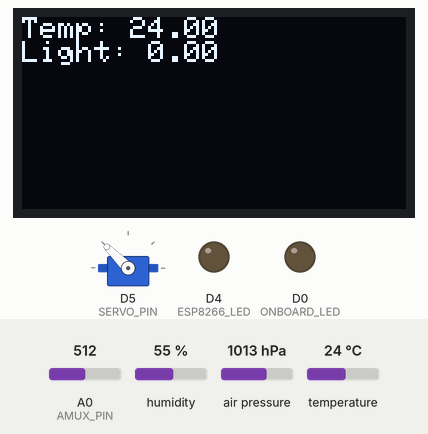
A sketch run on a simulated ESP8266 (NodeMCU). On the bench: servo, 128×64 one-colour display, output pins drawn as LEDs (lit = HIGH). The inputs (shaded band) are chosen by the test bench; at power-on: temperature 24 °C, A0 (AMUX_PIN) = 512, humidity 55 %, air pressure 1013 hPa. WiFi joins after 1.5 s; servers stay silent unless stated; the display library's start-up logo is not drawn; random numbers use the default seed unless the sketch sets one; no MQTT or app messages arrive unless stated; pins used as bus, display or sensor lines are not drawn; what the sketch prints to the serial monitor is not drawn.

Above: at 3.2 s.
3.3 s: temperature set to 12 °C
At 8.9 s:
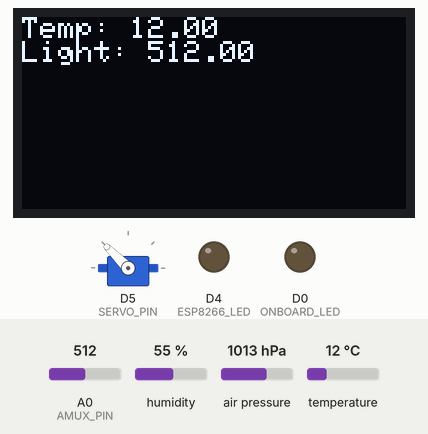
9.6 s: A0 (AMUX_PIN) set to 716
At 11.8 s:
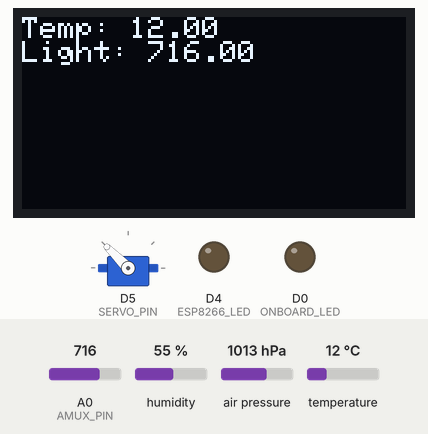
12.8 s: temperature set to 19 °C
14.6 s: A0 (AMUX_PIN) set to 992
At 16.5 s:
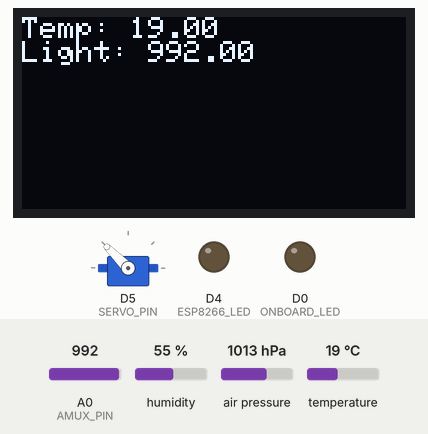
18.4 s: temperature set to 28 °C
At 24.5 s:
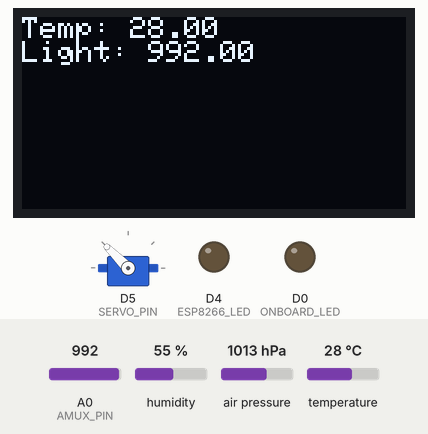
Timing chart, 0 to 25.7 s (numbered marks = the images above; inputs shaded):
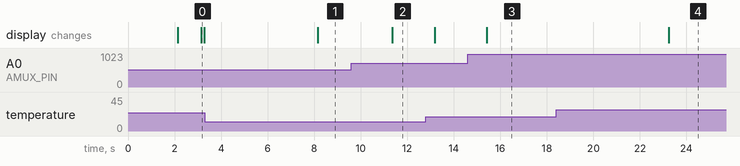

Measured:
- after the input at 3.3 s, the display: changes after 4.9 s (image 1)
- after the input at 9.6 s, the display: changes after 1.8 s (image 2)
- after the input at 14.6 s, the display: changes after 0.81 s (image 3)
- after the input at 18.4 s, the display: changes after 4.8 s (image 4)

The sketch:

Program.ino
```cpp
// DEBUG or RELEASE for logging
#define DEBUG

#define ARDUINO 10813

#define numToCharArray(x) String(x).c_str()
#define numToString(x) String(x)
#define Length(x) String(x).length()
#ifdef DEBUG
#define LOG(x) Serial.print(x)
#define LOGLN(x) Serial.println(x)
#define BEGINLOGGING Serial.begin(115200)
#define WAITONLOGGER while(!Serial)
#else
#define LOG(x)
#define LOGLN(x)
#define BEGINLOGGING
#define WAITONLOGGER
#endif

#include <ESP8266WiFi.h>
#include <Servo.h>
#include <Wire.h>
#include <Adafruit_BME280.h>
#include <Adafruit_SSD1306.h>
#include "WifiCredentials.h"
#include "PubSubClient.h"
#include "EventQueue.h"
#include "Encrypting.h"
#include "EasyButton.h"
#include "images.h"


#define D0 16
#define D1 5
#define D2 4
#define D3 0
#define D4 2
#define D5 14
#define D6 12
#define D7 13
#define D8 15


#define SERVO_PIN D5
#define ONBOARD_LED 16    // LED on the side of the processor
#define ESP8266_LED 2     // LED on the side of the wifi unit
#define AMUX_PIN A0
#define AMUX_SELECT D6

//publish topics
#define TEMPERATURETOPIC GENERALTOPIC "home/bedroom/temperature\0"
#define WILLTOPIC GENERALTOPIC "home/bedroom/esp/espConnected\0"
#define MOISTURETOPIC GENERALTOPIC "home/bedroom/plant/moisture\0"
#define LASTWATERTIMETOPIC GENERALTOPIC "home/bedroom/plant/lastwatertime\0"
#define PRESSURETOPIC GENERALTOPIC "home/bedroom/airpressure\0"
#define HUMIDITYTOPIC GENERALTOPIC "home/bedroom/humidity\0"
#define LIGHTTOPIC GENERALTOPIC "home/bedroom/light\0"
#define MODETOPIC GENERALTOPIC "home/bedroom/esp/mode\0"


//subscribe topics
#define BUTTONTOPIC GENERALTOPIC "home/bedroom/button\0"
#define GESTURETOPIC GENERALTOPIC "home/bedroom/gestureDevice\0"
#define REALTIMETOPIC GENERALTOPIC "home/bedroom/plant/lastwatertimereal\0"

//Network
WiFiClient espClient;
PubSubClient client(espClient);
#define MSG_BUFFER_SIZE	(50)
char msg[MSG_BUFFER_SIZE];

//Servo
Servo servo;
int lastServoTime = 0;
int servoDelay = 3000;
bool servoUp = false;

//Real OLED display
#define OLED_RESET     -1
#define SCREEN_ADDRESS 0x3c
Adafruit_SSD1306 display(128, 64, &Wire, OLED_RESET);

//Queue
EventQueue queue;

//BME280
Adafruit_BME280 bme;

//Temperature sensor
float temp = 0;

//Light sensor
float light = 0;

//Moisture sensor
float moisture = 0;
float minimumMoisture = 300;
bool moistureRead = false;

//Humidity sensor
float humidity = 0;

//Airpressure sensor
float pressure = 0;

//Watering the plant
#define WaterTime 3000
#define CancelWaterTime 10000
unsigned long lastWateredTime = 0;

//Mode
bool manual = true;
unsigned long lastActionTime = 0;

//Menus
String realTime;
int menu = 0;
bool watering = false;
#define menuAmount 4
#define AutoMenuSwitchTimer 4000
int plantStatus = 0; // 0 = sad; 1 = happy

//Flash button
EasyButton button(0);

//Encyptor
Encryptor encryptor;

void setup()
{
  pinMode(ONBOARD_LED, OUTPUT);
  pinMode(ESP8266_LED, OUTPUT);
  pinMode(AMUX_SELECT, OUTPUT);
  pinMode(AMUX_PIN, INPUT);
  pinMode(2, OUTPUT);
  servo.attach(SERVO_PIN);
  BEGINLOGGING;
  WAITONLOGGER;

  // Setup BME
  if (!bme.begin(0x76))
  {
    LOGLN("Could not find a valid BME280 sensor");
    while (1);
  }

  // Setup display
  if(!display.begin(SSD1306_SWITCHCAPVCC, SCREEN_ADDRESS))
  {
    LOGLN("SSD1306 allocation failed");
    while (1);
  }
  display.display();

  setup_wifi();

  client.setServer(SERVER,SERVERPORT);
  client.setCallback(callback);

  servo.write(135);
  EnqueueSensors();
  queue.Enqueue(AutoMenuUp,AutoMenuSwitchTimer);
  PublishMode();
  button.begin();
  button.onPressed(SwitchMode);
}

void EnqueueSensors(){
  queue.Enqueue(UpdateTemp, 1000);
  queue.Enqueue(UpdateHumidity, 1000);
  queue.Enqueue(UpdateLight, 1000);
  queue.Enqueue(UpdateMoisture, 1000);
  queue.Enqueue(UpdatePressure, 1000);
}

void setup_wifi(){
  WiFi.mode(WIFI_STA);
  WiFi.begin(SSID,PASSWORD);
  int i = 0;
  while(WiFi.status() != WL_CONNECTED){
    delay(1000);
    LOG(++i);
    LOG(' ');
  }
  LOGLN();
  LOG("Connection established: ");
  LOGLN(SSID);
  LOG("Ip address: ");
  LOGLN(WiFi.localIP());
}

void loop()
{
  MQTT_checkConnection();

  queue.PerformEvents();
  Menu(menu);
  button.read();
}

//--------------------------------------------------------------------------------------------------------------------------------------------------------------
// MQTT networking

void MQTT_checkConnection(){
  if(!client.connected()){
    reconnect();
  }
  client.loop();
}

void reconnect(){
  while (!client.connected()) {
    LOG("Attempting MQTT connection...");
    String clientId = "ESP8266Client-";
    clientId += String(random(0xffff), HEX);
    if (client.connect(clientId.c_str(),USERNAME,KEY,WILLTOPIC,1,true,encryptor.Encrypt("DISCONNECTED\0",12,WILLTOPIC,Length(WILLTOPIC)))) {
      LOGLN("connected");
      client.publish(WILLTOPIC,encryptor.Encrypt("CONNECTED\0",9,WILLTOPIC,Length(WILLTOPIC)),true);
      //subsciptions here
      client.subscribe(BUTTONTOPIC,1);
      client.subscribe(GESTURETOPIC,1);
      client.subscribe(REALTIMETOPIC);
      break;
    }
    LOG("failed, rc=");
    LOG(client.state());
    LOGLN(" try again in 5 seconds");
    delay(5000);
  }
}

void callback(char* topic, byte* payload, unsigned int length){
  LOG("Message arrived [");
  LOG(topic);
  LOG("] ");
  char* msg = new char[length + 1];
  for(int i = 0; i < length; i++){
    LOG((char)payload[i]);
    msg[i] = (char)payload[i];
  }
  msg[length] = '\0';
  LOGLN();
  char* message = encryptor.Decrypt(msg,topic,Length(topic));
  LOGLN(message);
  String check = String(topic);
  if(check.equals(BUTTONTOPIC)){
    ButtonAction(message);
  }
  if(check.equals(GESTURETOPIC)){
    GestureAction(message);
  }
  if(check.equals(REALTIMETOPIC)){
    SetRealTime(message);
  }
}

void SetRealTime(char* message){
  realTime = String(message);
  realTime[5] = ' ';
}

//---------------------------------------------------------------------------------------------------------------------------------------------------------------------------------
//Encryption

bool publishMessage(const char *topic, String payload){
  return client.publish(topic,encryptor.Encrypt(payload.c_str(),payload.length(), topic, Length(topic)),true);
}


//---------------------------------------------------------------------------------------------------------------------------------------------------------------------------------
// Gestures

void GestureAction(String msg){
  lastActionTime = millis();
  if(manual && msg[0] == 'a'){
    WaterPlant();
  }
  else if(msg[0] == 'b'){
    SwitchMode();
  }
  else if(manual && msg[0] == 'c'){
    MenuUp();
  }
  else if(manual && msg[0] == 'd'){
    ReloadVariables();
  }
}

void SwitchMode(){
  lastActionTime = millis();
  LOGLN("Switch mode");
  manual = !manual;
  LOGLN(manual);
  digitalWrite(2,!manual);
  PublishMode();
}

void PublishMode(){
  if(manual){
    publishMessage(MODETOPIC,String(manual));
    return;
  }
  publishMessage(MODETOPIC,String(manual));

}

void ReloadVariables(){
  temp = bme.readTemperature();
  pressure = bme.readPressure();
  humidity = bme.readHumidity();
  digitalWrite(AMUX_SELECT, LOW);
  light = analogRead(AMUX_PIN);
  moistureRead = true;
  digitalWrite(AMUX_SELECT, HIGH);
  queue.Enqueue(ReadMoisture, 100);
  queue.Enqueue(SetMenuToMax, 101);
}

//-----------------------------------------------------------------------------------------------------------------------------------------------------------------------------------
// Online Button

void ButtonAction(String msg){
  LOG("buttonpressed: ");
  LOG(msg);
  LOGLN("!");
  if (msg == "1")
  {
    WaterPlant();
  }
  else if (msg == "2")
  {
    ReloadVariables();
  }
  else if (msg == "3"){
    MenuUp();
  }
  else if (msg == "4"){
    SwitchMode();
  }
}

//----------------------------------------------------------------------------------------------------------------------------------------------------------------------------------
// Temperature Sensor

void UpdateTemp(){
  temp = bme.readTemperature();
  MQTT_publishTemp();
  queue.Enqueue(UpdateTemp, 5000);
}

void MQTT_publishTemp(){
  if(publishMessage(TEMPERATURETOPIC,String(temp))){
    LOG("Published Temp: ");
    LOGLN(temp);
  }
}

//------------------------------------------------------------------------------------------------------------------------------------------------------------------------------------
// Moisture Sensor

void UpdateMoisture(){
  moistureRead = true;
  digitalWrite(AMUX_SELECT, HIGH);
  queue.Enqueue(ReadMoisture, 100);
  queue.Enqueue(UpdateMoisture, 5000);
}

void ReadMoisture(){
  moisture = analogRead(AMUX_PIN);
  digitalWrite(AMUX_SELECT, LOW);
  if (moisture < minimumMoisture)
  {
    plantStatus = 0;
    if (!manual)
    {
      WaterPlant();
    }
  }
  if (moisture >= minimumMoisture)
  {
    plantStatus = 1;
  }

  MQTT_publishMoisture();
  moistureRead = false;
}

void MQTT_publishMoisture(){
  if(publishMessage(MOISTURETOPIC,String(moisture))){
    LOG("Published Moisture: ");
    LOGLN(moisture);
  }
}

//----------------------------------------------------------------------------------------------------------------------------------------------------------------------------------------
// Light Sensor

void UpdateLight(){
  if (!moistureRead)
  {
    light = analogRead(AMUX_PIN);
    MQTT_publishLight();
    queue.Enqueue(UpdateLight, 2000);
    return;
  }
  queue.Enqueue(UpdateLight, 100);
}

void MQTT_publishLight(){
  if(publishMessage(LIGHTTOPIC,String(light))){
    LOG("Published Light: ");
    LOGLN(light);
  }
}

//----------------------------------------------------------------------------------------------------------------------------------------------------------------------------------------
// Humidity Sensor

void UpdateHumidity(){
  humidity = bme.readHumidity();
  MQTT_publishHumidity();
  queue.Enqueue(UpdateHumidity, 5000);
}

void MQTT_publishHumidity(){
  if(publishMessage(HUMIDITYTOPIC,String(humidity))){
    LOG("Published Humidity: ");
    LOGLN(humidity);
  }
}

//------------------------------------------------------------------------------------------------------------------------------------------------------------------------------------------
// Airpressure Sensor

void UpdatePressure(){
  pressure = bme.readPressure();
  MQTT_publishPressure();
  queue.Enqueue(UpdatePressure, 5000);
}

void MQTT_publishPressure(){
  if(publishMessage(PRESSURETOPIC,String(pressure))){
    LOG("Published pressure: ");
    LOGLN(pressure);
  }
}

void AutoMenuUp(){
  if(!manual){
    MenuUp();
  }
  queue.Enqueue(AutoMenuUp, AutoMenuSwitchTimer);
}

void MenuUp(){
  menu = menu + 1 >= menuAmount ? 0 : menu + 1;
}

// Used for the ShowVariables method, it won't go to this screen automatically
void SetMenuToMax(){
  menu = menuAmount;
}

void Menu(int menu){
  display.clearDisplay();
  display.setTextSize(1);
  display.setTextColor(SSD1306_WHITE);
  display.setCursor(0,0);

  if (watering)
  {
    ShowWatering();
  }
  else if (menu == 0)
  {
    ShowTempLight();
  }
  else if (menu == 1)
  {
    ShowHumPres();
  }
  else if (menu == 2)
  {
    ShowMoisture();
  }
  else if (menu == 3)
  {
    ShowLastWaterTime();
  }
  else if (menu == menuAmount)
  {
    ShowVariables();
  }
  display.display();
}

void ShowVariables(){
  display.print("Temp: ");
  float _temp = (int)floor(temp * 10) / 10;
  display.println(_temp);
  display.print("Light: ");
  float _light = floor(light * 10) / 10;
  display.println(_light);
  display.print("Humidity: ");
  float _humidity = floor(humidity * 10) / 10;
  display.println(_humidity);
  display.print("Pressure: ");
  float _pressure = floor(pressure * 10) / 10;
  display.println(_pressure);
  display.print("Moisture: ");
  float _moisture = floor(moisture * 10) / 10;
  display.println(_moisture);
}

void ShowTempLight(){
  display.print("Temp: ");
  float _temp = floor(temp * 10) / 10;
  display.println(_temp);
  display.print("Light: ");
  float _light = floor(light * 10) / 10;
  display.println(_light);
}

void ShowHumPres(){
  display.print("Humidity: ");
  float _humidity = floor(humidity * 10) / 10;
  display.println(_humidity);
  display.print("Pressure: ");
  float _pressure = floor(pressure * 10) / 10;
  display.println(_pressure);
}

void ShowMoisture(){
  display.print("Moisture: ");
  float _moisture = floor(moisture * 10) / 10;
  display.println(_moisture);
  ShowSmiley();
}

void ShowLastWaterTime(){
  display.println("Plant was watered on: ");
  display.println(realTime);
}

void ShowSmiley(){
  int x = display.getCursorX();
  int y = display.getCursorY() + 2;
  if (plantStatus == 0)
  {
    display.drawBitmap(x, y, sad_Pepe, 128, 54, WHITE);
    return;
  }
  display.drawBitmap(x, y, happy_Pepe, 128, 54, WHITE);
}

void ShowWatering(){
  display.drawBitmap(0, 0, watering_can, 128, 64, WHITE);
}

void WaterPlant(){
  if (millis() - lastWateredTime > CancelWaterTime)
  {
    StartWater();
    lastWateredTime = millis();
    client.publish(LASTWATERTIMETOPIC,"1",false);
    watering = true;
  }
}

void StopWateringPlant(){
  StopWater();
}


void StartWater(){
  int current = servo.read();
  if(current > 45){
    servo.write(current - 5);
    queue.Enqueue(StartWater,150);
    return;
  }
  queue.Enqueue(StopWateringPlant,2000);
}

void StopWater(){
  int current = servo.read();
  if(current < 135){
    servo.write(current + 5);
    queue.Enqueue(StopWater,150);
    return;
  }
  watering = false;
}
```

Event.cpp
```cpp
#include "Event.h"

// Constructor for an event
Event::Event(void (*action)(), unsigned long time){
  this->action = action;
  this->time = time + millis();
}
```

Event.h
```cpp
#ifndef EVENTHEADER
#define EVENTHEADER
#include "Arduino.h"
class Event {
  public:
    Event(void (*action)(), unsigned long time);
    unsigned long time;
    void (*action)();
};

#endif
```

EventQueue.cpp
```cpp
#include "EventQueue.h"

// Empty EventQueue
EventQueue::EventQueue()
{
  for(int i = 0; i < QueSize; i++){
    queue[i] = nullptr;
  }
}

/// Enqueue an event into the queue
void EventQueue::Enqueue(Event *e)
{
#ifndef RELEASE
  if(Count == QueSize){
    Serial.print("WARNING QUEUE IS FULL");
  }
#endif
  CheckMillis();
  queue[Count] = e;
  Count++;
  Rootify(Count);
}

void EventQueue::Enqueue(void (*action)(), unsigned long time){
  Enqueue(new Event(action, time));
}


/// longtime for catching the 49.71 day period
#define longtime 2147483648
/// Check if an event must be handled and handle if so
void EventQueue::PerformEvents()
{
  CheckMillis();
  if(Count == 0 || millis() < queue[0]->time || (millis() > queue[0]->time && millis() - queue[0]->time > longtime)) return;
  PerformEvent(queue[0]);
  Count--;
  queue[0] = queue[Count];
  Heapify(1);
}

/// Handle event e
void EventQueue::PerformEvent(Event* e){
  if(e != NULL){
    e->action();
    delete(e);
  }
}

/// Checks if the millis went back to 0
void EventQueue::CheckMillis(){
  unsigned long mil = millis();
  if(mil >= prevMillis){
    prevMillis = mil;
    return;
  }
  for(int i = 0; i < Count; i++)
  {
    if(queue[i]->time > longtime){
      queue[i]->time = 0;
    }
  }
}

/// From heap, orders the heap from a leaf to a root
void EventQueue::Rootify(int index){
  if(index == 1 || queue[index - 1]->time > queue[index / 2 - 1]->time || queue[index / 2 - 1]->time - queue[index - 1]->time > longtime) return;
  Swap(index - 1, index / 2 - 1);
  Rootify(index / 2);
}

/// From heap, orders the heap from the index to a leaf
void EventQueue::Heapify(int index){
  if(index * 2 > Count) return;
  Event* e = queue[index - 1];
  int otherindex = index;
  if((e->time > queue[index * 2 - 1]->time && e->time - queue[index * 2 - 1]->time < longtime) || (e->time < queue[index * 2 - 1]->time && queue[index * 2 - 1]->time - e->time > longtime)){
    otherindex = index * 2;
    e = queue[otherindex - 1];
  }
  if(index * 2 < Count && (e->time > queue[index * 2]->time && (e->time - queue[index * 2]->time < longtime) || (e->time < queue[index * 2]->time && queue[index * 2]->time - e->time > longtime)))
    otherindex = (index * 2) + 1;

  if (otherindex != index){
    Swap(index - 1, otherindex - 1);
    Heapify(otherindex);
  }
}

/// Swaps 2 elements in an array
void EventQueue::Swap(int index1, int index2){
  Event* tmp = queue[index1];
  queue[index1] = queue[index2];
  queue[index2] = tmp;
}

/// for debugging
/*
void EventQueue::Debug(){
  Serial.print("Count: ");
  Serial.print(Count);
  Serial.println(" Queue:");
  for(int i = 0; i < QueSize; i++){
    if(queue[i] != nullptr){
      Serial.print(queue[i]->time);
      Serial.print(" ");
    }
    else{
      Serial.print("NULL ");
    }
  }
  Serial.println("");
}
*/
```

EventQueue.h
```cpp
#ifndef EVENTQUEUEHEADER
#define EVENTQUEUEHEADER
#define QueSize 24


#include "Event.h"
#include "Arduino.h"

/// A 0-based eventqueue for scheduling
class EventQueue
{
  public:
    EventQueue();
    void Enqueue(Event *e);
    void Enqueue(void (*action)(), unsigned long time);
    void PerformEvents();
    int Count = 0;
  private:
    Event* queue[QueSize];
    void Rootify(int index);
    void Heapify(int index);
    void CheckMillis();
    void Swap(int index1, int index2);
    void PerformEvent(Event* e);
    unsigned long prevMillis = 0;
};

#endif
```

WifiCredentialsExample.h
```cpp
#define SSID "Wifi-Name"
#define PASSWORD "Wifi-password"
#define USERNAME "student000 - found on bb in grades"
#define KEY "password - found on bb in grades"
#define GENERALTOPIC "infob3it/000/"
#define SERVER "website"
#define SERVERPORT 1883
```

Source omitted: Encrypting.h (6223 bytes), images.h (data table, 17229 bytes)
